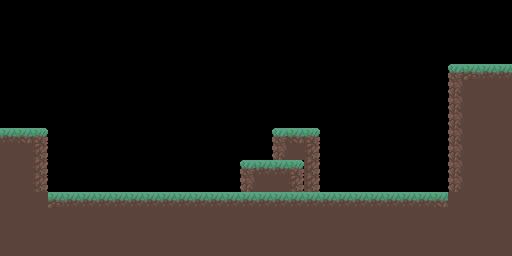

This game map was drawn from its Tiled (.tmx) file and the tilesets committed beside it. A one-line description and the full map source follow:
An orthogonal 32x16 tile map with 16x16 px tiles, 1 tile layer (Tile Layer 1) and 5 objects.

<map version="1.9" tiledversion="1.9.2" orientation="orthogonal" renderorder="right-down" width="32" height="16" tilewidth="16" tileheight="16" infinite="0" nextlayerid="7" nextobjectid="10">
 <tileset firstgid="1" source="grass.tsx" />
 <layer id="1" name="Tile Layer 1" width="32" height="16">
  <data encoding="csv">
0,0,0,0,0,0,0,0,0,0,0,0,0,0,0,0,0,0,0,0,0,0,0,0,0,0,0,0,0,0,0,0,
0,0,0,0,0,0,0,0,0,0,0,0,0,0,0,0,0,0,0,0,0,0,0,0,0,0,0,0,0,0,0,0,
0,0,0,0,0,0,0,0,0,0,0,0,0,0,0,0,0,0,0,0,0,0,0,0,0,0,0,0,0,0,0,0,
0,0,0,0,0,0,0,0,0,0,0,0,0,0,0,0,0,0,0,0,0,0,0,0,0,0,0,0,0,0,0,0,
0,0,0,0,0,0,0,0,0,0,0,0,0,0,0,0,0,0,0,0,0,0,0,0,0,0,0,0,1,2,3,3,
0,0,0,0,0,0,0,0,0,0,0,0,0,0,0,0,0,0,0,0,0,0,0,0,0,0,0,0,6,8,8,8,
0,0,0,0,0,0,0,0,0,0,0,0,0,0,0,0,0,0,0,0,0,0,0,0,0,0,0,0,6,8,8,8,
0,0,0,0,0,0,0,0,0,0,0,0,0,0,0,0,0,0,0,0,0,0,0,0,0,0,0,0,6,8,8,8,
3,4,5,0,0,0,0,0,0,0,0,0,0,0,0,0,0,1,4,5,0,0,0,0,0,0,0,0,6,8,8,8,
9,9,10,0,0,0,0,0,0,0,0,0,0,0,0,0,0,6,8,10,0,0,0,0,0,0,0,0,6,8,8,8,
9,9,10,0,0,0,0,0,0,0,0,0,0,0,0,1,3,3,5,10,0,0,0,0,0,0,0,0,6,8,8,8,
9,9,10,0,0,0,0,0,0,0,0,0,0,0,0,6,9,9,10,10,0,0,0,0,0,0,0,0,6,8,8,8,
9,9,8,2,3,3,3,3,3,3,3,3,3,3,3,3,3,3,3,3,3,3,3,3,3,3,3,4,8,8,8,8,
9,9,9,8,8,8,8,8,8,8,8,8,8,8,8,8,8,8,8,8,8,8,8,8,8,8,8,8,8,8,8,8,
9,9,8,8,8,8,8,8,8,8,8,8,8,8,8,8,8,8,8,8,8,8,8,8,8,8,8,8,8,8,8,8,
9,8,8,8,8,8,8,8,8,8,8,8,8,8,8,8,8,8,8,8,8,8,8,8,8,8,8,8,8,8,8,8
</data>
 </layer>
 <objectgroup id="2" name="Collisions">
  <object id="5" x="448.667" y="64.8333" width="9.66667" height="143.333" />
  <object id="6" x="34.3333" y="192.333" width="419.333" height="7.33333" />
  <object id="7" x="39" y="128.333" width="9" height="65.3333" />
 </objectgroup>
 <objectgroup id="6" name="Platforms">
  <object id="8" x="240.045" y="160.318" width="64" height="4.18182" />
  <object id="9" x="271.909" y="128.182" width="48.1818" height="3.18182" />
 </objectgroup>
</map>
